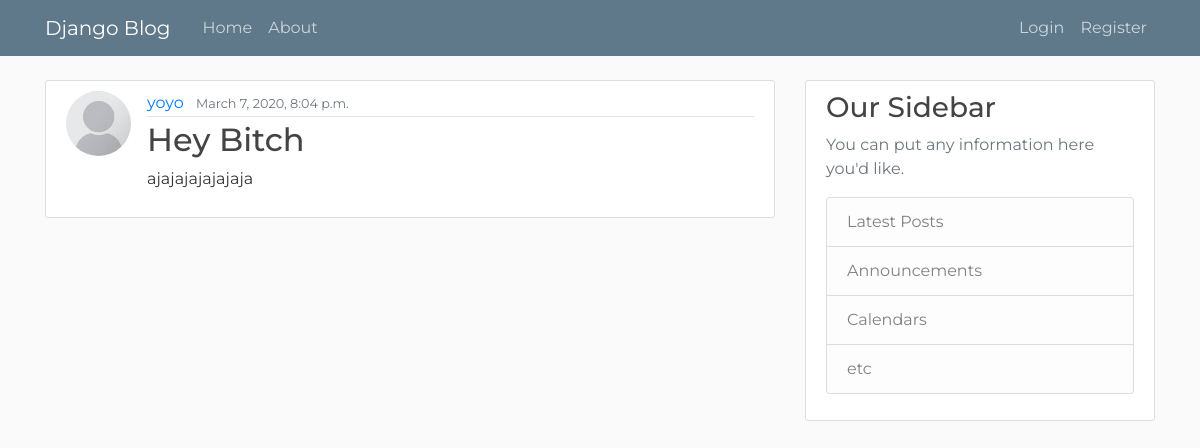
The page /post/13/ on the database its author committed.
### blogApp/models.py (models this page shows, shortened)
class Post(models.Model):
    title = models.CharField(max_length=100)
    content = models.TextField()
    date_posted = models.DateTimeField(default = timezone.localtime(timezone.now()))
    author = models.ForeignKey(User,on_delete = models.CASCADE)
    objects = models.Manager()

### users/models.py (models this page shows, shortened)
class Profile(models.Model):
    user = models.OneToOneField(User,on_delete=models.CASCADE)
    image = models.ImageField(default='default.jpg',upload_to='profile_pics')

### blogApp/views.py (the view)
# urls.py: path('post/<int:pk>/',PostDetailView.as_view(),name="post-detail"),
class PostDetailView(DetailView):
    model = Post
    template_name = 'post_detail.html'

### blogApp/templates/post_detail.html (shortened to what this page needs)
{% extends 'base.html' %}
{% block content %}
    <article class="media content-section">
      <img class= "rounded-circle article-img" src= "{{ object.author.profile.image.url }}" >
        <div class="media-body">
          <div class="article-metadata">
            <a class="mr-2" href="{%url 'user-posts' object.author.username %}">{{ object.author }}</a>
            <small class="text-muted">{{ object.date_posted }}</small>
          </div>
          <h2 class="article-title">{{ object.title }}</h2>
          <p class="article-content">{{ object.content }}</p>
        </div>
      </article>
{% endblock content %}

### blogApp/static/blog/main.css (style rules this page uses)
body { background: #fafafa; color: #333333; margin-top: 5rem; font-family: 'Montserrat', sans-serif !important; }
h1, h2, h3, h4, h5, h6 { color: #444444; }
.content-section { background: #ffffff; padding: 10px 20px; border: 1px solid #dddddd; border-radius: 3px; margin-bottom: 20px; }
.article-title { color: #444444; }
.article-content { white-space: pre-line; }
.article-img { height: 65px; width: 65px; margin-right: 16px; }
.article-metadata { padding-bottom: 1px; margin-bottom: 4px; border-bottom: 1px solid #e3e3e3 }

### rows shown on the page
Post: author.profile.image (placeholder picture), author "yoyo", date_posted "March 7, 2020, 8:04 p.m.", title "Hey Bitch", content "ajajajajajajaja"
